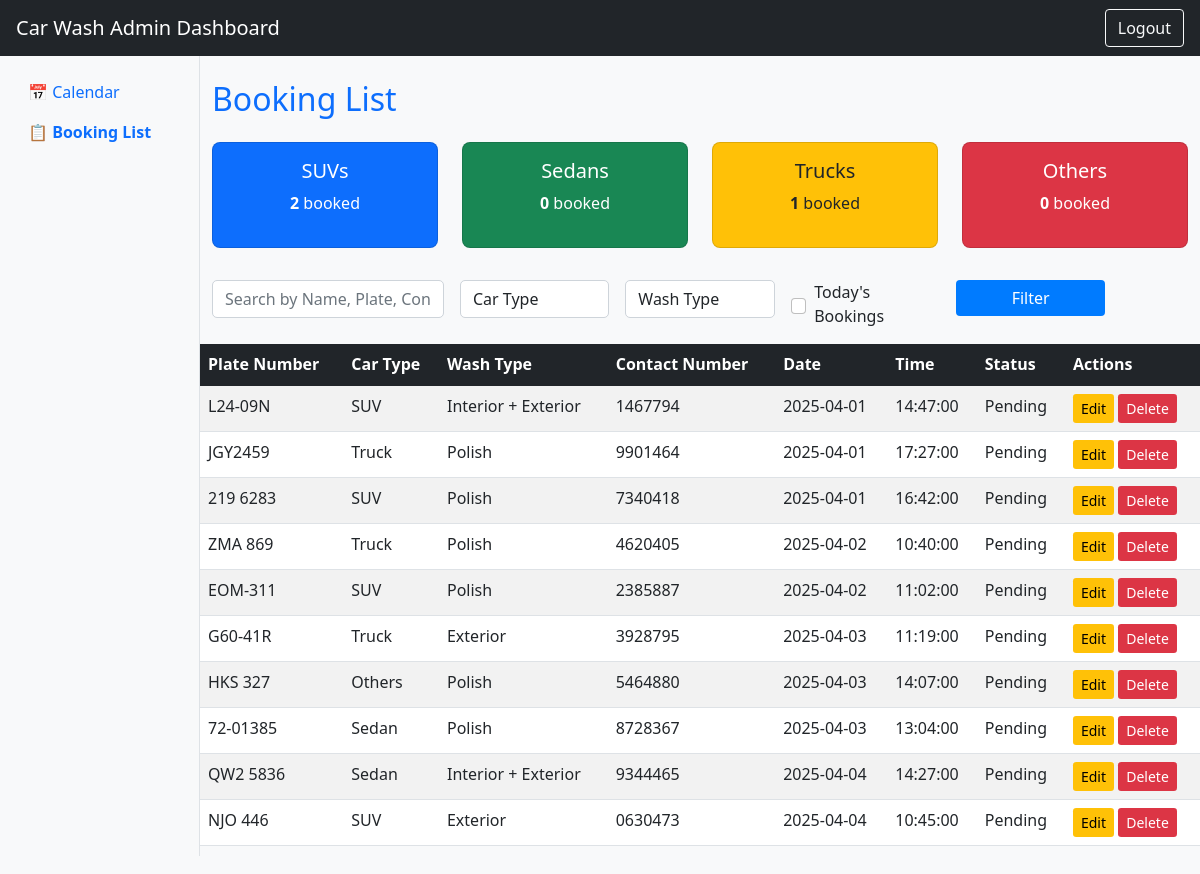
The app's page /admin/dashboard (signed in) with its own data.
### app/models.py (models this page shows, shortened)
class Booking(db.Model):
    id = db.Column(db.Integer, primary_key=True)
    name = db.Column(db.String(100), nullable=False)
    contact_number = db.Column(db.String(20), nullable=False)  # Added field
    car_plate = db.Column(db.String(15), nullable=False)      # Added field
    car_type = db.Column(db.String(50), nullable=False)
    wash_type = db.Column(db.String(50), nullable=False)
    date = db.Column(db.Date, nullable=False)                 # Changed to Date type
    time = db.Column(db.Time, nullable=False)                 # Changed to Time type
    status = db.Column(db.String(20), default="Pending")
    created_at = db.Column(db.DateTime, default=datetime.now(timezone.utc))  # Added for tracking

### app/views/admin.py (the view)
@admin.route("/dashboard")
@login_required
def dashboard():
    search_query = request.args.get("search", "").strip()
    filter_car_type = request.args.get("filter_car_type", "")
    filter_wash_type = request.args.get("filter_wash_type", "")
    filter_today = request.args.get("filter_today", "")
    sort_by = request.args.get("sort_by", "date")
    sort_order = request.args.get("sort_order", "asc")
    today = datetime.today().strftime("%Y-%m-%d")
    query = Booking.query
    if search_query:
        query = query.filter(
            (Booking.name.ilike(f"%{search_query}%")) |
            (Booking.car_plate.ilike(f"%{search_query}%")) |
            (Booking.contact_number.ilike(f"%{search_query}%"))
        )
    if filter_car_type:
        query = query.filter(Booking.car_type == filter_car_type)
    if filter_wash_type:
        query = query.filter(Booking.wash_type == filter_wash_type)
    if filter_today:
        query = query.filter(Booking.date == today)
    if sort_by in ["name", "date", "time"]:
        query = query.order_by(
            getattr(Booking, sort_by).desc() if sort_order == "desc" else getattr(Booking, sort_by).asc()
        )
    page, per_page, _ = get_page_args(page_parameter="page", per_page_parameter="per_page")
    per_page = 10
    bookings = query.paginate(page=page, per_page=per_page, error_out=False)
    suv_count = Booking.query.filter(Booking.car_type=="SUV", Booking.date == today).count()
    sedan_count = Booking.query.filter(Booking.car_type=="Sedan", Booking.date == today).count()
    truck_count = Booking.query.filter(Booking.car_type=="Truck", Booking.date == today).count()
    other_count = Booking.query.filter(Booking.car_type.notin_(["SUV", "Sedan", "Truck"]), Booking.date == today).count()
    return render_template(
        "admin.html",
        bookings=bookings,  # ✅ Pass full pagination object
        pagination=bookings,  # ✅ Pagination works in template
        suv_count=suv_count,
        sedan_count=sedan_count,
        truck_count=truck_count,
        other_count=other_count,
        search_query=search_query,
        filter_car_type=filter_car_type,
        filter_wash_type=filter_wash_type,
        filter_today=filter_today,
        sort_by=sort_by,
        sort_order=sort_order
    )

### app/views/admin.py (called while the page is built)
@login_manager.user_loader
def load_user(user_id):
    return Admin.query.get(int(user_id))

### app/templates/admin.html (shortened to what this page needs)
{% extends 'admin_base.html' %}
{% block content %}
<h2 class="text-primary mb-4">Booking List</h2>
<div class="row text-center">
    <div class="col-md-3">
        <div class="card bg-primary text-white">
            <div class="card-body">
                <h5>SUVs</h5>
                <p><strong>{{ suv_count }}</strong> booked</p>
            </div>
        </div>
    </div>
    <div class="col-md-3">
        <div class="card bg-success text-white">
            <div class="card-body">
                <h5>Sedans</h5>
                <p><strong>{{ sedan_count }}</strong> booked</p>
            </div>
        </div>
    </div>
    <div class="col-md-3">
        <div class="card bg-warning text-dark">
            <div class="card-body">
                <h5>Trucks</h5>
                <p><strong>{{ truck_count }}</strong> booked</p>
            </div>
        </div>
    </div>
    <div class="col-md-3">
        <div class="card bg-danger text-white">
            <div class="card-body">
                <h5>Others</h5>
                <p><strong>{{ other_count }}</strong> booked</p>
            </div>
        </div>
    </div>
</div>
<form method="GET" class="row g-3 my-3">
    <div class="col-md-3">
        <input type="text" name="search" class="form-control" placeholder="Search by Name, Plate, Contact"
               value="{{ search_query }}">
    </div>
    <div class="col-md-2">
        <select name="filter_car_type" class="form-control">
            <option value="">Car Type</option>
        </select>
    </div>
    <div class="col-md-2">
        <select name="filter_wash_type" class="form-control">
            <option value="">Wash Type</option>
        </select>
    </div>
    <div class="col-md-2 d-flex align-items-center">
        <input type="checkbox" name="filter_today" value="true" {% if filter_today %}checked{% endif %}
               class="form-check-input me-2">
        <label class="form-check-label">Today's Bookings</label>
    </div>
    <div class="col-md-2">
        <button type="submit" class="btn btn-primary w-100">Filter</button>
    </div>
</form>
<div class="row">
        <table class="table table-striped">
            <thead class="table-dark">
                <tr>
                    <th>Plate Number</th>
                    <th>Car Type</th>
                    <th>Wash Type</th>
                    <th>Contact Number</th>
                    <th>Date</th>
                    <th>Time</th>
                    <th>Status</th>
                    <th>Actions</th>
                </tr>
            </thead>
            <tbody>
                {% for booking in bookings.items %}
                <tr>
                    <td>{{ booking.car_plate }}</td>
                    <td>{{ booking.car_type }}</td>
                    <td>{{ booking.wash_type }}</td>
                    <td>{{ booking.contact_number }}</td>
                    <td>{{ booking.date }}</td>
                    <td>{{ booking.time }}</td>
                    <td>{{ booking.status }}</td>
                    <td>
                        <a href="{{ url_for('admin.edit_booking', booking_id=booking.id) }}" class="btn btn-warning btn-sm">Edit</a>
                        <a href="{{ url_for('admin.delete_booking', booking_id=booking.id) }}" class="btn btn-danger btn-sm">Delete</a>
                    </td>
                </tr>
                {% endfor %}
            </tbody>
        </table>
</div>
{% endblock %}

### app/static/styles.css (style rules this page uses)
body { background-color: #f8f9fa; }
form .form-control { border-radius: 5px; }
.btn-primary { background-color: #007bff; border: none; }
.btn-warning { background-color: #ffc107; border: none; }
.btn-danger { background-color: #dc3545; border: none; }
.card { border-radius: 8px; text-align: center; }
.table { background: white; }
.table thead { background: #343a40; color: white; }

### records on screen
Booking: car_plate "L24-09N", car_type "SUV", wash_type "Interior + Exterior", contact_number "1467794", date "2025-04-01", time "14:47:00", status "Pending"
Booking: car_plate "JGY2459", car_type "Truck", wash_type "Polish", contact_number "9901464", date "2025-04-01", time "17:27:00", status "Pending"
Booking: car_plate "219 6283", car_type "SUV", wash_type "Polish", contact_number "7340418", date "2025-04-01", time "16:42:00", status "Pending"
Booking: car_plate "ZMA 869", car_type "Truck", wash_type "Polish", contact_number "4620405", date "2025-04-02", time "10:40:00", status "Pending"
Booking: car_plate "EOM-311", car_type "SUV", wash_type "Polish", contact_number "2385887", date "2025-04-02", time "11:02:00", status "Pending"
Booking: car_plate "G60-41R", car_type "Truck", wash_type "Exterior", contact_number "3928795", date "2025-04-03", time "11:19:00", status "Pending"
Booking: car_plate "HKS 327", car_type "Others", wash_type "Polish", contact_number "5464880", date "2025-04-03", time "14:07:00", status "Pending"
Booking: car_plate "72-01385", car_type "Sedan", wash_type "Polish", contact_number "8728367", date "2025-04-03", time "13:04:00", status "Pending"
Booking: car_plate "QW2 5836", car_type "Sedan", wash_type "Interior + Exterior", contact_number "9344465", date "2025-04-04", time "14:27:00", status "Pending"
Booking: car_plate "NJO 446", car_type "SUV", wash_type "Exterior", contact_number "0630473", date "2025-04-04", time "10:45:00", status "Pending"

### other values on screen
{{ suv_count }} "2"
{{ sedan_count }} "0"
{{ truck_count }} "1"
{{ other_count }} "0"
